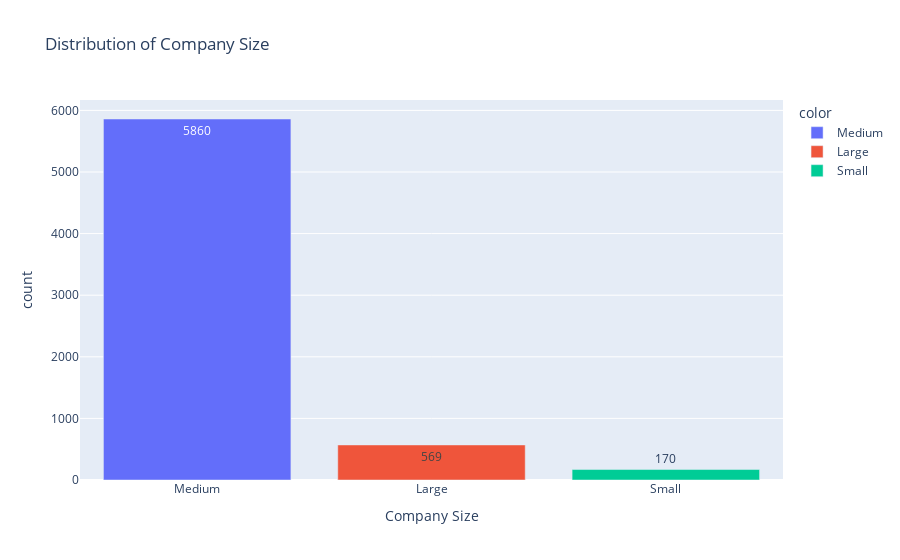

The notebook cell this image was saved under:
### Code cell
group = df['company_size'].value_counts()

fig = px.bar(y = group.values, x = group.index, 
             color = group.index, text = group.values,
             title = 'Distribution of Company Size')

fig.update_layout(xaxis_title = "Company Size", yaxis_title = "count")
fig.show()

### Figure 1 — Plotly figure (JSON) as saved in the notebook; plotly's stock layout.template omitted (floating-point values rounded to 4 significant figures)
{"data": [{"alignmentgroup": "True", "hovertemplate": "color=Medium<br>x=%{x}<br>y=%{y}<br>text=%{text}<extra></extra>", "legendgroup": "Medium", "marker": {"color": "#636efa", "pattern": {"shape": ""}}, "name": "Medium", "offsetgroup": "Medium", "orientation": "v", "showlegend": true, "text": [5860], "textposition": "auto", "type": "bar", "x": ["Medium"], "xaxis": "x", "y": [5860], "yaxis": "y"}, {"alignmentgroup": "True", "hovertemplate": "color=Large<br>x=%{x}<br>y=%{y}<br>text=%{text}<extra></extra>", "legendgroup": "Large", "marker": {"color": "#EF553B", "pattern": {"shape": ""}}, "name": "Large", "offsetgroup": "Large", "orientation": "v", "showlegend": true, "text": [569], "textposition": "auto", "type": "bar", "x": ["Large"], "xaxis": "x", "y": [569], "yaxis": "y"}, {"alignmentgroup": "True", "hovertemplate": "color=Small<br>x=%{x}<br>y=%{y}<br>text=%{text}<extra></extra>", "legendgroup": "Small", "marker": {"color": "#00cc96", "pattern": {"shape": ""}}, "name": "Small", "offsetgroup": "Small", "orientation": "v", "showlegend": true, "text": [170], "textposition": "auto", "type": "bar", "x": ["Small"], "xaxis": "x", "y": [170], "yaxis": "y"}], "layout": {"barmode": "relative", "legend": {"title": {"text": "color"}, "tracegroupgap": 0}, "title": {"text": "Distribution of Company Size"}, "xaxis": {"anchor": "y", "domain": [0, 1], "title": {"text": "Company Size"}}, "yaxis": {"anchor": "x", "domain": [0, 1], "title": {"text": "count"}}}}
